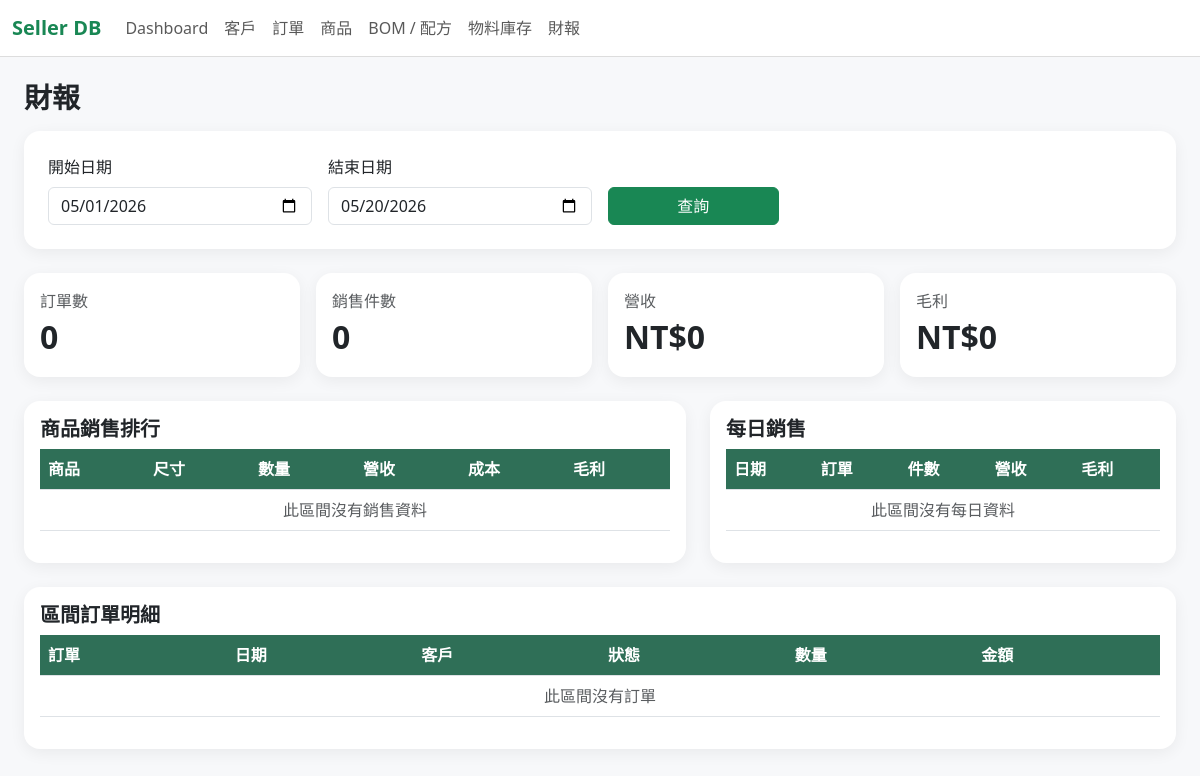
The page /reports on the database as committed earlier.
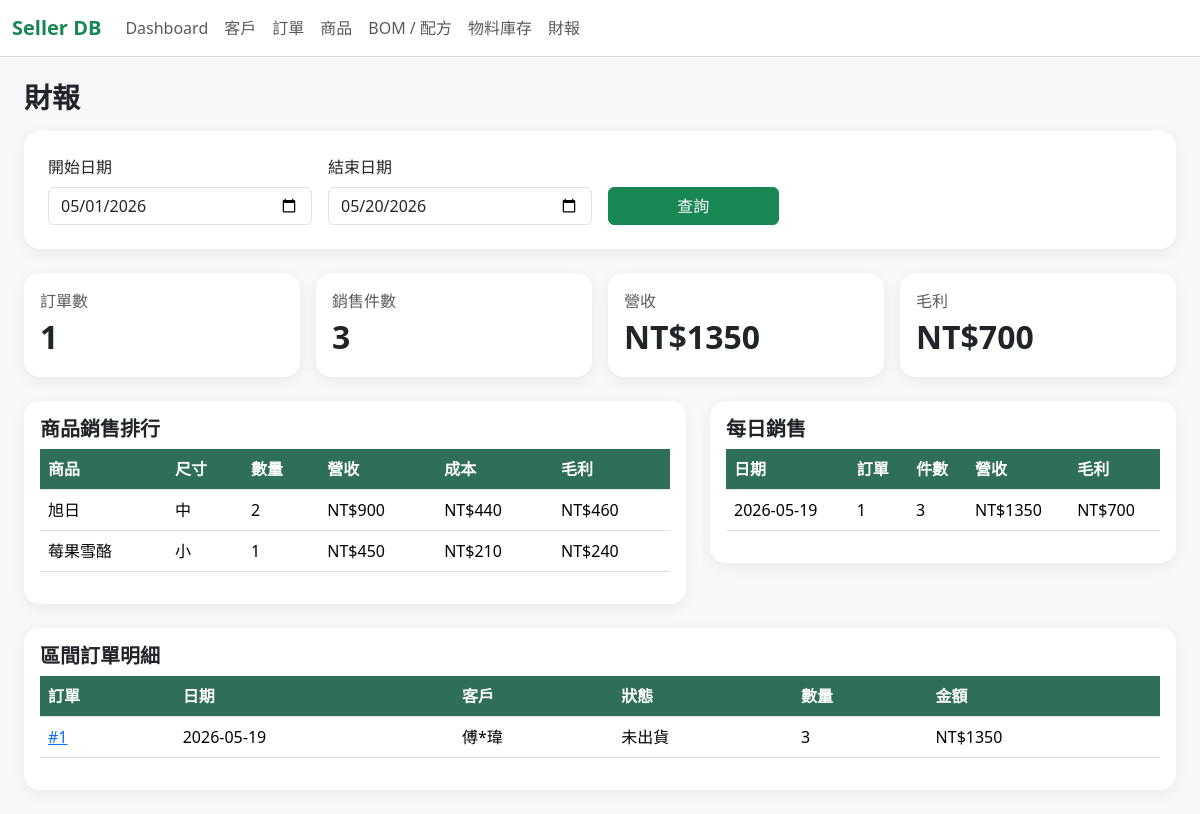
The same page on the database as committed later.
### tables this page shows
CREATE TABLE PRODUCT (iID TEXT PRIMARY KEY UNIQUE, size TEXT CHECK (size IN ('大', '中', '小')), i_name TEXT, cost NUMERIC, suggested_price NUMERIC, real_price NUMERIC, profits NUMERIC, available INTEGER);

CREATE TABLE "ORDER" (oID TEXT PRIMARY KEY UNIQUE, phone_number TEXT (10) REFERENCES CUSTOMER (phone_number) ON DELETE RESTRICT ON UPDATE CASCADE CHECK (length("phone_number") = 10 AND "phone_number" NOT GLOB '*[^0-9]*'), order_time TEXT CHECK (length(order_time) = 10 AND order_time LIKE '____-__-__'), state TEXT CHECK (state IN ('未出貨', '已出貨', '已取消')), total_amount INTEGER, price NUMERIC, ship_time TEXT CHECK ((length(ship_time) = 10 AND ship_time LIKE '____-__-__') OR ship_time IS NULL OR ship_time = ''));

CREATE TABLE CUSTOMER (phone_number TEXT (10) PRIMARY KEY UNIQUE CHECK (length("phone_number") = 10 AND "phone_number" NOT GLOB '*[^0-9]*'), name TEXT, gender TEXT CHECK (gender IN ('男', '女', '其他')), age INTEGER, platform TEXT, area TEXT);

### app.py (the view)
@app.route("/reports")
def reports():
    db = get_db()
    today = date.today().isoformat()
    start_date = request.args.get("start_date") or today[:8] + "01"
    end_date = request.args.get("end_date") or today
    summary = db.execute('''
        SELECT
            COUNT(DISTINCT o.oID) AS order_count,
            COALESCE(SUM(od.quantity), 0) AS item_count,
            COALESCE(SUM(od.quantity * CAST(COALESCE(NULLIF(p.real_price, ''), '0') AS INTEGER)), 0) AS revenue,
            COALESCE(SUM(od.quantity * CAST(COALESCE(NULLIF(p.cost, ''), '0') AS INTEGER)), 0) AS cost,
            COALESCE(SUM(od.quantity * (CAST(COALESCE(NULLIF(p.real_price, ''), '0') AS INTEGER) - CAST(COALESCE(NULLIF(p.cost, ''), '0') AS INTEGER))), 0) AS gross_profit
        FROM "ORDER" o
        JOIN ORDER_DETAIL od ON od.oID = o.oID
        JOIN PRODUCT p ON p.iID = od.iID
        WHERE o.order_time BETWEEN ? AND ?
          AND o.state != '已取消'
    ''', (start_date, end_date)).fetchone()
    product_sales = db.execute('''
        SELECT
            p.iID,
            p.i_name,
            p.size,
            SUM(od.quantity) AS quantity,
            SUM(od.quantity * CAST(COALESCE(NULLIF(p.real_price, ''), '0') AS INTEGER)) AS revenue,
            SUM(od.quantity * CAST(COALESCE(NULLIF(p.cost, ''), '0') AS INTEGER)) AS cost,
            SUM(od.quantity * (CAST(COALESCE(NULLIF(p.real_price, ''), '0') AS INTEGER) - CAST(COALESCE(NULLIF(p.cost, ''), '0') AS INTEGER))) AS gross_profit
        FROM "ORDER" o
        JOIN ORDER_DETAIL od ON od.oID = o.oID
        JOIN PRODUCT p ON p.iID = od.iID
        WHERE o.order_time BETWEEN ? AND ?
          AND o.state != '已取消'
        GROUP BY p.iID, p.i_name, p.size
        ORDER BY revenue DESC
    ''', (start_date, end_date)).fetchall()
    daily_sales = db.execute('''
        SELECT
            o.order_time,
            COUNT(DISTINCT o.oID) AS order_count,
            SUM(od.quantity) AS item_count,
            SUM(od.quantity * CAST(COALESCE(NULLIF(p.real_price, ''), '0') AS INTEGER)) AS revenue,
            SUM(od.quantity * (CAST(COALESCE(NULLIF(p.real_price, ''), '0') AS INTEGER) - CAST(COALESCE(NULLIF(p.cost, ''), '0') AS INTEGER))) AS gross_profit
        FROM "ORDER" o
        JOIN ORDER_DETAIL od ON od.oID = o.oID
        JOIN PRODUCT p ON p.iID = od.iID
        WHERE o.order_time BETWEEN ? AND ?
          AND o.state != '已取消'
        GROUP BY o.order_time
        ORDER BY o.order_time
    ''', (start_date, end_date)).fetchall()
    order_rows = db.execute('''
        SELECT
            o.oID,
            o.order_time,
            o.state,
            c.name,
            o.total_amount,
            o.price
        FROM "ORDER" o
        JOIN CUSTOMER c ON c.phone_number = o.phone_number
        WHERE o.order_time BETWEEN ? AND ?
          AND o.state != '已取消'
        ORDER BY o.order_time DESC, CAST(o.oID AS INTEGER) DESC
    ''', (start_date, end_date)).fetchall()
    return render_template(
        "reports.html",
        start_date=start_date,
        end_date=end_date,
        summary=summary,
        product_sales=product_sales,
        daily_sales=daily_sales,
        order_rows=order_rows,
    )

### app.py (called while the page is built)
def get_db():
    if "db" not in g:
        g.db = sqlite3.connect(DB_PATH)
        g.db.row_factory = sqlite3.Row
        g.db.execute("PRAGMA foreign_keys = ON")
    return g.db

@app.before_request
def setup_database():
    init_db()

### templates/reports.html
{% extends "base.html" %}
{% block content %}
<h3 class="fw-bold mb-3">財報</h3>
<div class="card p-4 mb-4"><form class="row g-3 align-items-end" method="get"><div class="col-md-3"><label class="form-label">開始日期</label><input class="form-control" type="date" name="start_date" value="{{ start_date }}" required></div><div class="col-md-3"><label class="form-label">結束日期</label><input class="form-control" type="date" name="end_date" value="{{ end_date }}" required></div><div class="col-md-2"><button class="btn btn-success w-100">查詢</button></div></form></div>
<div class="row g-3 mb-4"><div class="col-md-3"><div class="card p-3"><div class="text-muted">訂單數</div><div class="fs-2 fw-bold">{{ summary.order_count }}</div></div></div><div class="col-md-3"><div class="card p-3"><div class="text-muted">銷售件數</div><div class="fs-2 fw-bold">{{ summary.item_count }}</div></div></div><div class="col-md-3"><div class="card p-3"><div class="text-muted">營收</div><div class="fs-2 fw-bold">NT${{ summary.revenue }}</div></div></div><div class="col-md-3"><div class="card p-3"><div class="text-muted">毛利</div><div class="fs-2 fw-bold">NT${{ summary.gross_profit }}</div></div></div></div>
<div class="row g-4"><div class="col-lg-7"><div class="card p-3"><h5 class="fw-bold">商品銷售排行</h5><table class="table table-hover"><thead><tr><th>商品</th><th>尺寸</th><th>數量</th><th>營收</th><th>成本</th><th>毛利</th></tr></thead><tbody>{% for row in product_sales %}<tr><td>{{ row.i_name }}</td><td>{{ row.size }}</td><td>{{ row.quantity }}</td><td>NT${{ row.revenue }}</td><td>NT${{ row.cost }}</td><td>NT${{ row.gross_profit }}</td></tr>{% else %}<tr><td colspan="6" class="text-center text-muted">此區間沒有銷售資料</td></tr>{% endfor %}</tbody></table></div></div><div class="col-lg-5"><div class="card p-3"><h5 class="fw-bold">每日銷售</h5><table class="table table-hover"><thead><tr><th>日期</th><th>訂單</th><th>件數</th><th>營收</th><th>毛利</th></tr></thead><tbody>{% for row in daily_sales %}<tr><td>{{ row.order_time }}</td><td>{{ row.order_count }}</td><td>{{ row.item_count }}</td><td>NT${{ row.revenue }}</td><td>NT${{ row.gross_profit }}</td></tr>{% else %}<tr><td colspan="5" class="text-center text-muted">此區間沒有每日資料</td></tr>{% endfor %}</tbody></table></div></div></div>
<div class="card p-3 mt-4"><h5 class="fw-bold">區間訂單明細</h5><table class="table table-hover"><thead><tr><th>訂單</th><th>日期</th><th>客戶</th><th>狀態</th><th>數量</th><th>金額</th></tr></thead><tbody>{% for o in order_rows %}<tr><td><a href="{{ url_for('order_detail', oID=o.oID) }}">#{{ o.oID }}</a></td><td>{{ o.order_time }}</td><td>{{ o.name }}</td><td>{{ o.state }}</td><td>{{ o.total_amount }}</td><td>NT${{ o.price }}</td></tr>{% else %}<tr><td colspan="6" class="text-center text-muted">此區間沒有訂單</td></tr>{% endfor %}</tbody></table></div>
{% endblock %}

Rows that differ between the two databases and show on the page:
added PRODUCT: i_name "旭日", size "中", quantity "2", revenue "900", cost "440", gross_profit "460"
now on this page (row edited): PRODUCT: i_name "莓果雪酪", size "小", quantity "1", revenue "450", cost "210", gross_profit "240"
added ORDER: order_time "2026-05-19", order_count "1", item_count "3", revenue "1350", gross_profit "700", oID "1", name "傅*瑋", state "未出貨", total_amount "3", price "1350"
Other text that changed with them:
{{ summary.order_count }}: "0" → "1"
{{ summary.item_count }}: "0" → "3"
{{ summary.revenue }}: "0" → "1350"
{{ summary.gross_profit }}: "0" → "700"
text no longer shown: "此區間沒有銷售資料 此區間沒有每日資料 此區間沒有訂單"
